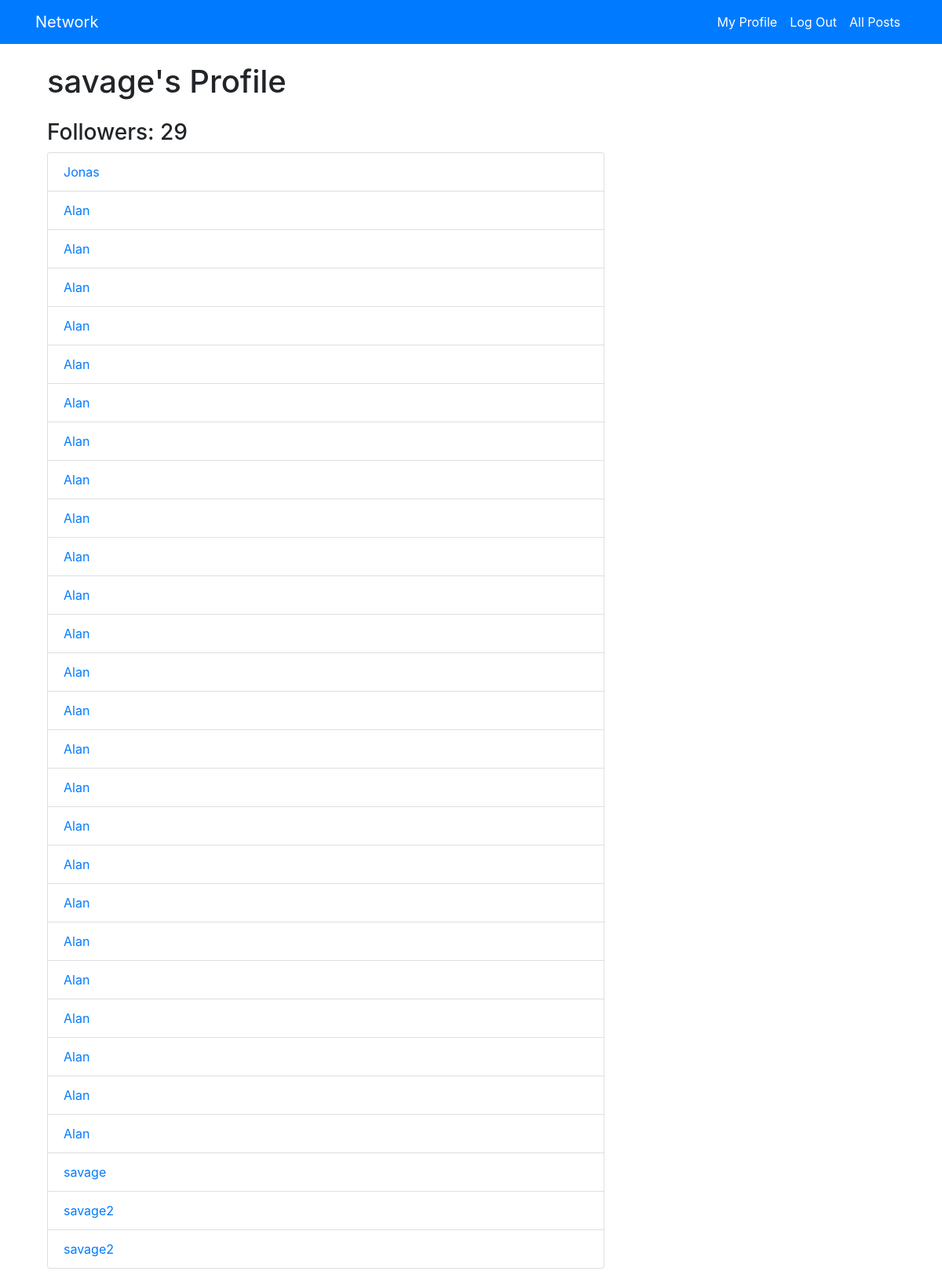
The page /profile/ (signed in, upper part) on the database its author committed.
### network/models.py (models this page shows, shortened)
class User(AbstractUser):
    followers = models.ManyToManyField('self', symmetrical=False, related_name='following')

class Follow(models.Model):
    follower = models.ForeignKey(User, on_delete=models.CASCADE, related_name='following_relationships')
    followed_user = models.ForeignKey(User, on_delete=models.CASCADE, related_name='followers_relationships')

### network/views.py (the view)
# urls.py: path("profile/", views.profile, name="profile"),
@login_required
def profile(request):
    user = request.user
    user_posts = Post.objects.filter(author=user).order_by('-created_at')
    followers = user.followers_relationships.all()
    following = user.following_relationships.all()
    followers_count = followers.count()
    following_count = following.count()
    return render(request, "network/profile.html", {
        'user': user,
        'user_posts': user_posts,
        'followers': followers,
        'following': following,
        'followers_count': followers_count,
        'following_count': following_count,
    })

### network/templates/network/profile.html (shortened to what this page needs)
{% extends "network/layout.html" %}
{% load static %}
{% block body %}
<div class="container mt-4">
    <div class="row">
        <div class="col-md-8">
            <h1>{{ user.username }}'s Profile</h1>
            <div class="mt-4">
                <h3>Followers: {{ followers_count }}</h3>
                <ul class="list-group">
                    {% for follower in followers %}
                        <li class="list-group-item"><a href="{% url 'user_page' user_id=follower.follower.pk %}">{{ follower.follower.username }}</a></li>
                    {% endfor %}
                </ul>
            </div>
        </div>
    </div>
</div>
{% endblock %}

### rows shown on the page
User: username "savage"
Follow: follower.username "Jonas"
Follow: follower.username "Alan"
Follow: follower.username "Alan"
Follow: follower.username "Alan"
Follow: follower.username "Alan"
Follow: follower.username "Alan"
Follow: follower.username "Alan"
Follow: follower.username "Alan"
Follow: follower.username "Alan"
Follow: follower.username "Alan"
Follow: follower.username "Alan"
Follow: follower.username "Alan"
Follow: follower.username "Alan"
Follow: follower.username "Alan"
Follow: follower.username "Alan"
Follow: follower.username "Alan"
Follow: follower.username "Alan"
Follow: follower.username "Alan"
Follow: follower.username "Alan"
Follow: follower.username "Alan"
Follow: follower.username "Alan"
Follow: follower.username "Alan"
Follow: follower.username "Alan"
Follow: follower.username "Alan"
Follow: follower.username "Alan"
Follow: follower.username "Alan"
Follow: follower.username "savage"
Follow: follower.username "savage2"
Follow: follower.username "savage2"

### other values the page prints
{{ followers_count }} "29"
